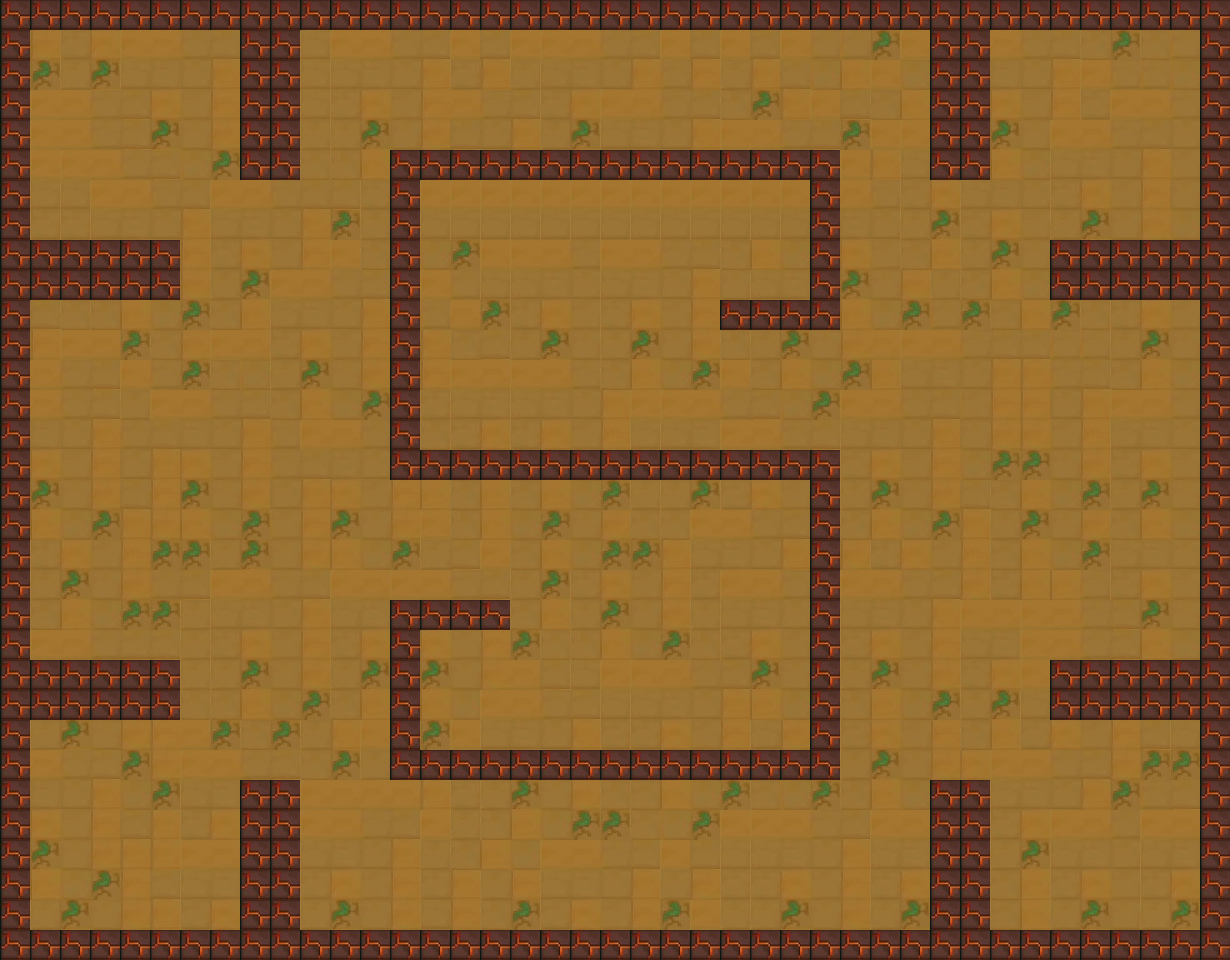

This game map was drawn from its Tiled (.tmx) file and the tilesets committed beside it. A one-line description and the trimmed map source follow:
An orthogonal 41x32 tile map with 30x30 px tiles, 1 tile layer (Слой тайлов 1), 2 tilesets.

<map version="1.5" tiledversion="1.7.2" orientation="orthogonal" renderorder="right-down" width="41" height="32" tilewidth="30" tileheight="30" infinite="0" nextlayerid="2" nextobjectid="1">
 <tileset firstgid="1" source="Наборы тайлов/Пол для второй локации.tsx" />
 <tileset firstgid="21" source="Наборы тайлов/Стены для второй локации.tsx" />
 <layer id="1" name="Слой тайлов 1" width="41" height="32">
  <data>[1312 cells, 1312 non-empty, 21 distinct tile ids]</data>
 </layer>
</map>